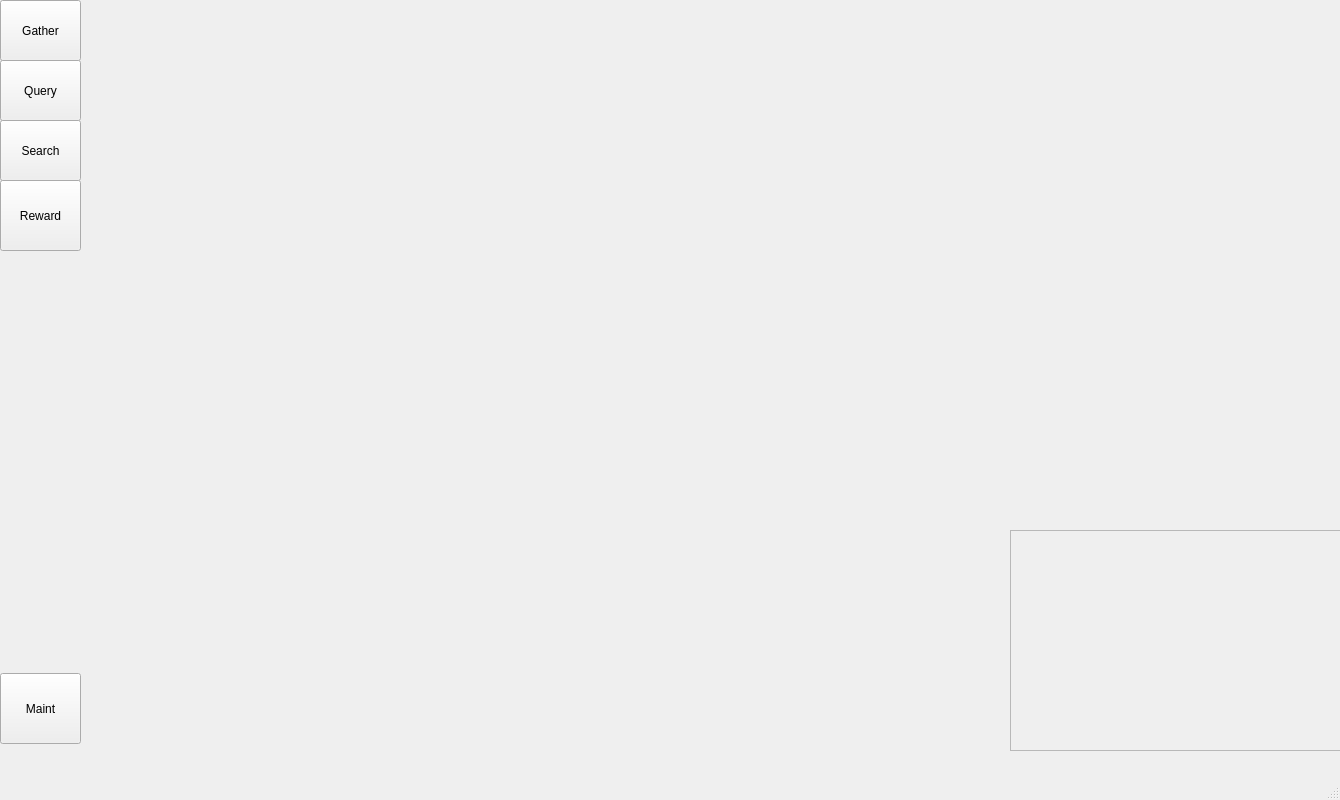
<?xml version="1.0" encoding="UTF-8"?>
<ui version="4.0">
 <class>RYMainWindow</class>
 <widget class="QMainWindow" name="RYMainWindow">
  <property name="geometry">
   <rect>
    <x>0</x>
    <y>0</y>
    <width>1340</width>
    <height>800</height>
   </rect>
  </property>
  <property name="windowTitle">
   <string>RYMainWindow</string>
  </property>
  <widget class="QWidget" name="centralwidget">
   <widget class="QToolButton" name="toolButton">
    <property name="geometry">
     <rect>
      <x>0</x>
      <y>0</y>
      <width>81</width>
      <height>61</height>
     </rect>
    </property>
    <property name="text">
     <string>Gather</string>
    </property>
   </widget>
   <widget class="QToolButton" name="toolButton_2">
    <property name="geometry">
     <rect>
      <x>0</x>
      <y>60</y>
      <width>81</width>
      <height>61</height>
     </rect>
    </property>
    <property name="text">
     <string>Query</string>
    </property>
   </widget>
   <widget class="QToolButton" name="toolButton_3">
    <property name="geometry">
     <rect>
      <x>0</x>
      <y>120</y>
      <width>81</width>
      <height>61</height>
     </rect>
    </property>
    <property name="text">
     <string>Search</string>
    </property>
   </widget>
   <widget class="QToolButton" name="toolButton_4">
    <property name="geometry">
     <rect>
      <x>0</x>
      <y>180</y>
      <width>81</width>
      <height>71</height>
     </rect>
    </property>
    <property name="text">
     <string>Reward</string>
    </property>
   </widget>
   <widget class="QToolButton" name="toolButton_5">
    <property name="geometry">
     <rect>
      <x>0</x>
      <y>673</y>
      <width>81</width>
      <height>71</height>
     </rect>
    </property>
    <property name="text">
     <string>Maint</string>
    </property>
   </widget>
   <widget class="QFrame" name="VideoFrame">
    <property name="geometry">
     <rect>
      <x>1010</x>
      <y>530</y>
      <width>331</width>
      <height>221</height>
     </rect>
    </property>
    <property name="frameShape">
     <enum>QFrame::Shape::StyledPanel</enum>
    </property>
    <property name="frameShadow">
     <enum>QFrame::Shadow::Raised</enum>
    </property>
   </widget>
   <widget class="QWidget" name="gridLayoutWidget">
    <property name="geometry">
     <rect>
      <x>80</x>
      <y>0</y>
      <width>921</width>
      <height>751</height>
     </rect>
    </property>
    <layout class="QGridLayout" name="gridLayout"/>
   </widget>
  </widget>
  <widget class="QMenuBar" name="menubar">
   <property name="geometry">
    <rect>
     <x>0</x>
     <y>0</y>
     <width>1340</width>
     <height>30</height>
    </rect>
   </property>
  </widget>
  <widget class="QStatusBar" name="statusbar"/>
 </widget>
 <resources/>
 <connections/>
</ui>
